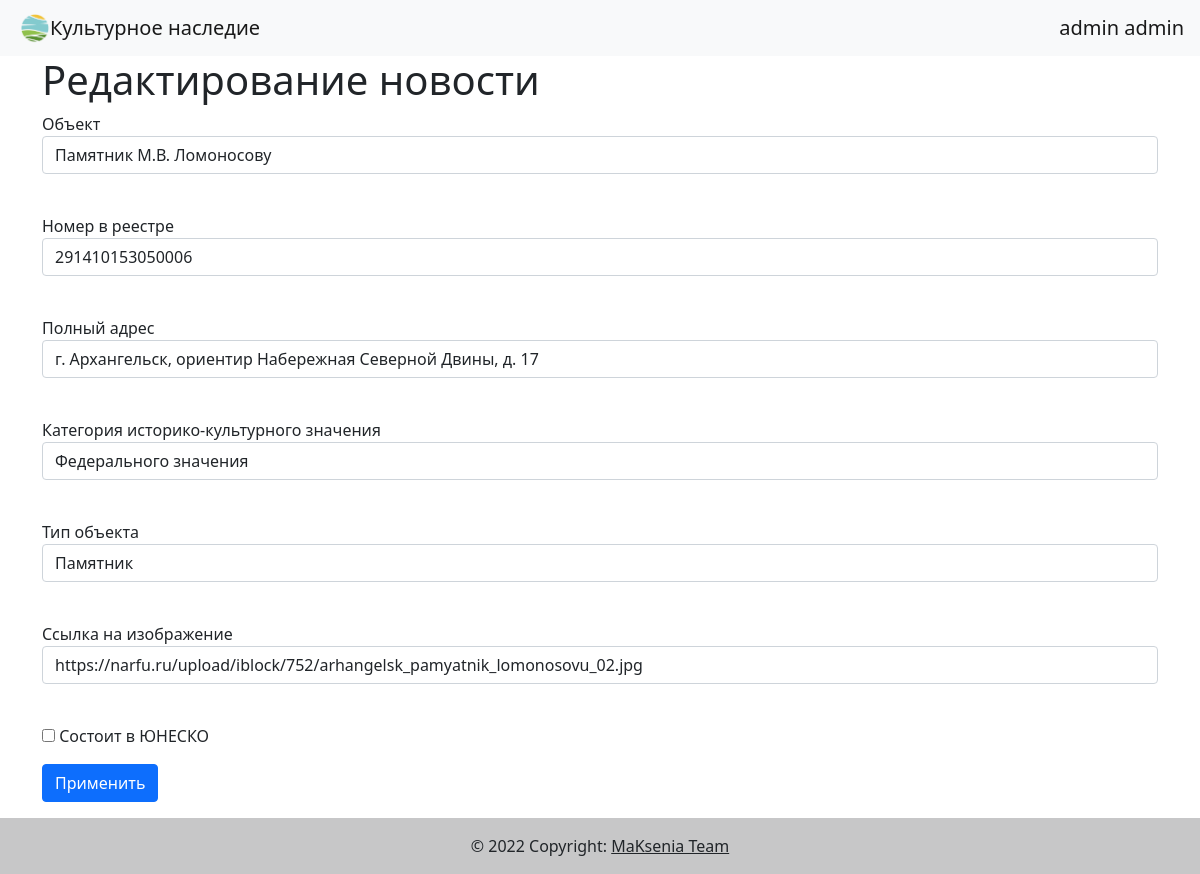
Screenshot of /editobject/1 (signed in) with the database file from the repository.
### data/users.py (models this page shows, shortened)
class User(SqlAlchemyBase, UserMixin):
    __tablename__ = 'users'
    id = sqlalchemy.Column(sqlalchemy.Integer,
                           primary_key=True, autoincrement=True)
    first_name = sqlalchemy.Column(sqlalchemy.String, nullable=True)
    surname = sqlalchemy.Column(sqlalchemy.String, nullable=True)
    email = sqlalchemy.Column(sqlalchemy.String,
                              index=True, unique=True, nullable=True)
    hashed_password = sqlalchemy.Column(sqlalchemy.String, nullable=True)
    is_admin = sqlalchemy.Column(sqlalchemy.Boolean, default=False)
    objects = orm.relation("Object", back_populates='creator')
    comments = orm.relation("Comment", back_populates='user')

### data/objects.py (models this page shows)
class Object(SqlAlchemyBase):
    __tablename__ = 'objects'
    id = sqlalchemy.Column(sqlalchemy.Integer,
                           primary_key=True, autoincrement=True)
    object = sqlalchemy.Column(sqlalchemy.String, nullable=True)
    registry_number = sqlalchemy.Column(sqlalchemy.Integer, nullable=True)
    address = sqlalchemy.Column(sqlalchemy.String, nullable=True)
    longitude = sqlalchemy.Column(sqlalchemy.String, nullable=True)
    latitude = sqlalchemy.Column(sqlalchemy.String, nullable=True)
    region = sqlalchemy.Column(sqlalchemy.String, nullable=True)
    category_of_significance = sqlalchemy.Column(sqlalchemy.String, nullable=True)
    type_of_object = sqlalchemy.Column(sqlalchemy.String, nullable=True)
    is_unesco = sqlalchemy.Column(sqlalchemy.Boolean, default=False)
    picture_src = sqlalchemy.Column(sqlalchemy.String, nullable=True)
    created_date = sqlalchemy.Column(sqlalchemy.DateTime,
                                     default=datetime.datetime.now)
    creator_id = sqlalchemy.Column(sqlalchemy.Integer,
                                   sqlalchemy.ForeignKey("users.id"))
    creator = orm.relation('User')
    comments = orm.relation("Comment", back_populates='object', cascade='all, delete')

### main.py (the view, shortened to what this page needs)
@app.route('/editobject/<int:id>', methods=['GET', 'POST'])
@login_required
def edit_object(id):
    form = ObjectAddEditForm()
    if request.method == "GET":
        db_sess = db_session.create_session()
        object = db_sess.query(Object).filter(Object.id == id).first()
        if object:
            form.object.data = object.object
            form.registry_number.data = object.registry_number
            form.address.data = object.address
            form.category_of_significance.data = object.category_of_significance
            form.type_of_object.data = object.type_of_object
            form.is_unesco.data = object.is_unesco
            form.picture_src.data = object.picture_src
        else:
            abort(404)
    return render_template('object_add_edit.html',
                           title='Редактирование новости',
                           form=form
                           )

### forms/object_add_edit.py
class ObjectAddEditForm(FlaskForm):
    object = StringField('Объект', validators=[DataRequired()])
    registry_number = StringField('Номер в реестре')
    address = StringField('Полный адрес', validators=[DataRequired()])
    category_of_significance = StringField('Категория историко-культурного значения', validators=[DataRequired()])
    type_of_object = StringField('Тип объекта')
    picture_src = StringField('Ссылка на изображение')
    is_unesco = BooleanField('Состоит в ЮНЕСКО')
    submit = SubmitField('Применить')

### data/db_session.py (called while the page is built)
def create_session() -> Session:
    global __factory
    return __factory()

### main.py (called while the page is built)
@login_manager.user_loader
def load_user(user_id):
    db_sess = db_session.create_session()
    return db_sess.query(User).get(user_id)

### templates/object_add_edit.html (shortened to what this page needs)
{% extends "base.html" %}
{% block content %}
<h1>{{title}}</h1>
<form action="" method="post">
    <p>
        {{ form.object.label }}<br>
        {{ form.object(class="form-control") }}<br>
    </p>
    <p>
        {{ form.registry_number.label }}<br>
        {{ form.registry_number(class="form-control") }}<br>
    </p>
    <p>
        {{ form.address.label }}<br>
        {{ form.address(class="form-control") }}<br>
    </p>
    <p>
        {{ form.category_of_significance.label }}<br>
        {{ form.category_of_significance(class="form-control") }}<br>
    </p>
    <p>
        {{ form.type_of_object.label }}<br>
        {{ form.type_of_object(class="form-control") }}<br>
    </p>
    <p>
        {{ form.picture_src.label }}<br>
        {{ form.picture_src(class="form-control") }}<br>
    </p>
    <p>{{ form.is_unesco() }} {{ form.is_unesco.label }}</p>
    <p>{{ form.submit(type="submit", class="btn btn-primary") }}</p>
</form>
{% endblock %}

### templates/base.html (shortened to what this page needs)
<!doctype html>
<html lang="en">
<head>
    <link rel="stylesheet" href="https://cdn.jsdelivr.net/npm/bootstrap@5.1.3/dist/css/bootstrap.min.css">
</head>
<body>
<header>
    <nav class="navbar navbar-light bg-light">
        <a class="navbar-brand" href="http://127.0.0.1:8080" style="margin-right: 20px; margin-left: 20px;"><img src="{{ url_for('static', filename='logo.png') }}" width="30" height="30" class="d-inline-block align-top" alt="">Культурное наследие</a>
        {% if current_user.is_authenticated %}
        <a class="navbar-brand" href="/logout">{{ current_user.first_name }} {{ current_user.surname }}</a>
        {% else %}
        <p>
            <a class="btn btn-primary " href="/register" >Зарегистрироваться</a>
            <a class="btn btn-success" href="/login" style="margin-right: 20px;">Войти</a>
        </p>
        {% endif %}
    </nav>
</header>
<main role="main" class="container">
    {% block content %}{% endblock %}
</main>
</body>
<footer class="bg-light text-center text-lg-start">
    <div class="text-center p-3" style="background-color: rgba(0, 0, 0, 0.2);">
    © 2022 Copyright:
    <a class="text-dark">MaKsenia Team</a>
    </div>
</footer>
</html>

### rows the page displays
User: first_name "admin", surname "admin"
Object: object "Памятник М.В. Ломоносову", registry_number "291410153050006", address "г. Архангельск, ориентир Набережная Северной Двины, д. 17", category_of_significance "Федерального значения", type_of_object "Памятник", picture_src "https://narfu.ru/upload/iblock/752/arhangelsk_pamyatnik_lomonosovu_02.jpg"

### other values shown
{{ title }} "Редактирование новости"
